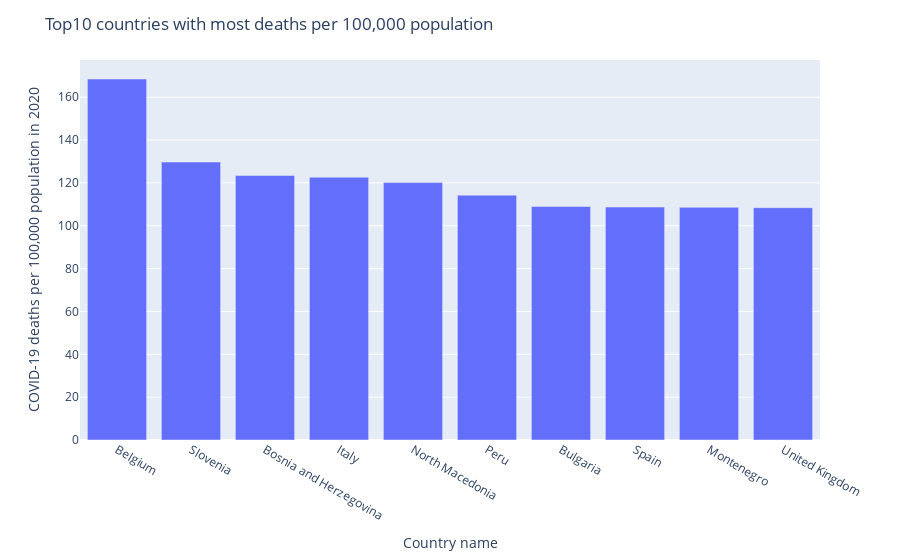

The notebook cell saved with this chart:
### Code cell
data = df1.loc[:,['Country name','COVID-19 deaths per 100,000 population in 2020']]
datasort = data.sort_values(ascending=False, by='COVID-19 deaths per 100,000 population in 2020').head(10)

fig = px.bar(datasort, 
             x='Country name', 
             y='COVID-19 deaths per 100,000 population in 2020'
             )

fig.update_layout(title_text='Top10 countries with most deaths per 100,000 population')
fig.show()

### Figure 1 — Plotly figure (JSON) as saved in the notebook; plotly's stock layout.template omitted (floating-point values rounded to 4 significant figures)
{"data": [{"alignmentgroup": "True", "hovertemplate": "Country name=%{x}<br>COVID-19 deaths per 100,000 population in 2020=%{y}<extra></extra>", "legendgroup": "", "marker": {"color": "#636efa", "pattern": {"shape": ""}}, "name": "", "offsetgroup": "", "orientation": "v", "showlegend": false, "textposition": "auto", "type": "bar", "x": ["Belgium", "Slovenia", "Bosnia and Herzegovina", "Italy", "North Macedonia", "Peru", "Bulgaria", "Spain", "Montenegro", "United Kingdom"], "xaxis": "x", "y": [168.5, 129.7, 123.4, 122.7, 120.1, 114.3, 109.0, 108.7, 108.6, 108.5], "yaxis": "y"}], "layout": {"barmode": "relative", "legend": {"tracegroupgap": 0}, "margin": {"t": 60}, "title": {"text": "Top10 countries with most deaths per 100,000 population"}, "xaxis": {"anchor": "y", "domain": [0, 1], "title": {"text": "Country name"}}, "yaxis": {"anchor": "x", "domain": [0, 1], "title": {"text": "COVID-19 deaths per 100,000 population in 2020"}}}}
